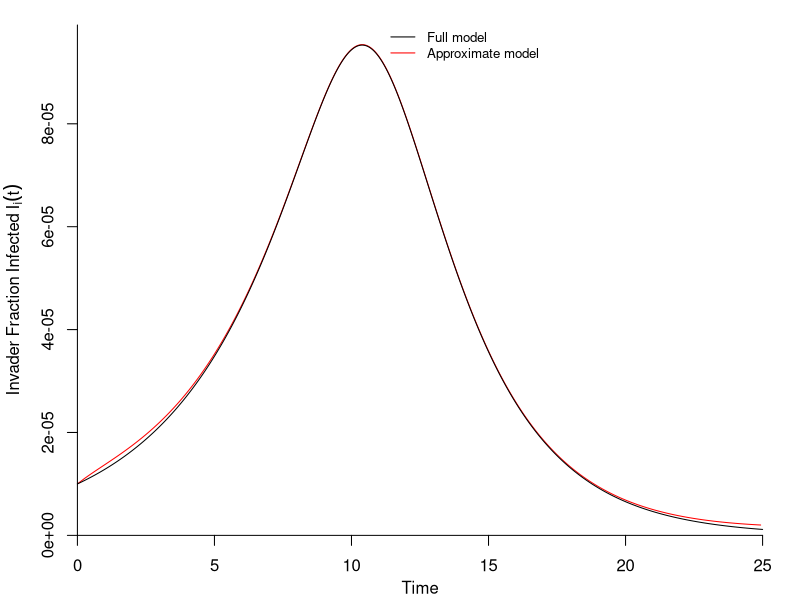

Write the R code that produced this figure.
pdf("XiOverTimeVer2.pdf", height = 4, width = 4)

require(deSolve);


Burnout<-function(I0,R0,z){
  
  output = 1 - z - exp(-R0 * ((1-I0)*z + I0));
  #cat("i:",i,"Output:",output,"\n")
  return(output);
  #return(0);
  
}


XiODE<-function(t,y,p){
  Xi = y[1];
  
  with(as.list(p), {
    
    phiOft = (t + log(1-t))/(t^2);
    gamma = u*(R0i - 1)/(R0r - 1)
    numer = (u/(t-1)) - gamma*phiOft
    denom = R0r - 1 + t*phiOft;
    
    #dXh.dt = nuH - r*Thm*Ym*Xh - muH*Xh
    dXi.dt = (numer/denom)*Xi
    return(list(c(dXi.dt)));
  })
}

############## ODE function for the SIR model with 2 strains
TwoPathEpidVer2<-function(t,y,p){
  S = y[1];
  Ir = y[2];
  Ii = y[3];
  Zr = y[4];
  Zi = y[5];
  
  with(as.list(p), {
    dS.dt = - R0r*S*Ir -u*R0i*S*Ii - u*R0i*S*Ii;
    dIr.dt = R0r*S*Ir - Ir;
    dIi.dt = u*R0i*S*Ii - u*Ii;
    dZr.dt = Ir;
    dZi.dt = u*Ii;
    return(list(c(dS.dt,dIr.dt,dIi.dt,dZr.dt,dZi.dt)));
  })
  
}

R0r = 2; u = 0.7;
mui = 0.1; mur = 0.2; betar = 2.4;
Seqbeta = seq(from=0.101,to=0.15,by=0.001);
betai = 0.15; R0i = betai/mui;
betai2 = 0.105; R0i2 = betai2/mui
u = mui/mur;
gamma1 = u*(R0i-1)/(R0r-1);
gamma2 = u*(R0i2-1)/(R0r-1);

IrStart = 1e-5; IiStart = 1e-5;
SStart = 1.0-IrStart-IiStart;

y0 = c(SStart,IrStart,IiStart,0.0,0.0);
Steps  = 1e-3; 
EpidTime = 25;
t = seq(from=0,to=EpidTime,by=Steps);
p = list(R0r=R0r,R0i=R0i,u=u);
out = ode(y=y0,times=t,func=TwoPathEpidVer2,parms=p);

XiZero = 1;
y0 = c(XiZero);
StepSize = 1e-5; #5e-6;
Low = 1e-5;
p = list(R0r=R0r,R0i = R0i,u=u);
FractInf = uniroot(f=Burnout,interval=c(0.0,1.0),I0=Low,R0=R0r);
t = seq(from=Low,to=FractInf$root,by=StepSize);
out2 = ode(y=y0,times=t,func=XiODE,parms=p); 

#plot(out[,1],out[,2],type="l",ylim=c(0,1))
#lines(out[,1],out[,3])


#plot(1-out[,2],type="l")
#lines(out2[,1])

#plot(out2[,1],type="l")
#lines(1-out[,2])

TimeStor = c(); XiStor = c(); xStor = c();
oldTimeIndex = 0;
j = 1;
EndSimuln = nrow(out);
End = nrow(out2); 
i = 1; Stop = 0;
j = 1;
while((i<=End)&&(Stop!=1)){
#while(j<8316){

  
  #Value = 1 - out[i,2]; 
  #Index = which(out2[,1]>Value)
  Value = out2[i,1]; 
  Index = which((1-out[,2])>Value)
  IndexLength = length(Index)
  if(IndexLength<1) Stop = 1;
  if(Stop<1){
    TimeIndex = min(Index);
    if((TimeIndex>oldTimeIndex)&&(TimeIndex<EndSimuln)){
      TimeStor[j] = out[TimeIndex,1]; XiStor[j] = out2[i,2]; 
      xStor[j] = out2[i,1];
      j = j + 1;
    } else{
      if(TimeIndex>EndSimuln) Stop = 1;
    }
    oldTimeIndex = TimeIndex;
  } 
  i = i + 1;
}


par(mai=c(0.45,0.5,0.25,0.1))
arg = IrStart*R0r/(R0r-1);
yArg = (IiStart*((xStor/arg)^gamma1)*XiStor);
End = length(yArg);
TimeStorB = TimeStor[2:End]
yArgB = yArg[2:End]
plot(TimeStorB,yArgB,type="l",axes=FALSE,xlab="",ylab="",xlim=c(0,EpidTime),ylim=c(0,max(yArg)),col="RED",lwd=1);
#plot(TimeStor,yArg,type="l",axes=FALSE,xlab="",ylab="",xlim=c(0,25));

axis(1,pretty(range(TimeStor),5),pos=0.0);
mtext(side=1,text="Time",padj=1.75);
axis(2,pretty(range(yArg),5),pos=0);
yLabel = expression(Invader~Fraction~Infected~I[i](t));

mtext(side=2,text=yLabel,padj=-1.25);
legend(x=11,y=1e-4,legend=c("Full model","Approximate model"),bty="n",cex=0.8,col=c("BLACK","RED"),lwd=c(1,1));

par(new="TRUE")
#yaxisArg = (out[,3]^gamma)*out[,4];
yaxisArg = (out[,4]);
#plot(out[,1],out[,4],type="l",col="RED",xlim=c(0,25))
plot(out[,1],yaxisArg,col="BLACK",type="l",axes=FALSE,xlab="",ylab="",xlim=c(0,EpidTime),ylim=c(0,max(yArg)),lwd=1)

#plot(out[,1],yaxisArg,col="RED",type="l",axes=FALSE,xlab="",ylab="",xlim=c(0,25),ylim=c(-6,max(yArg)))

#axis(4,pretty(range(out[,4]),5),pos=EpidTime);
#mtext(side=4,text="Full model",padj=2.2,col="RED");

dev.off()


              

              
